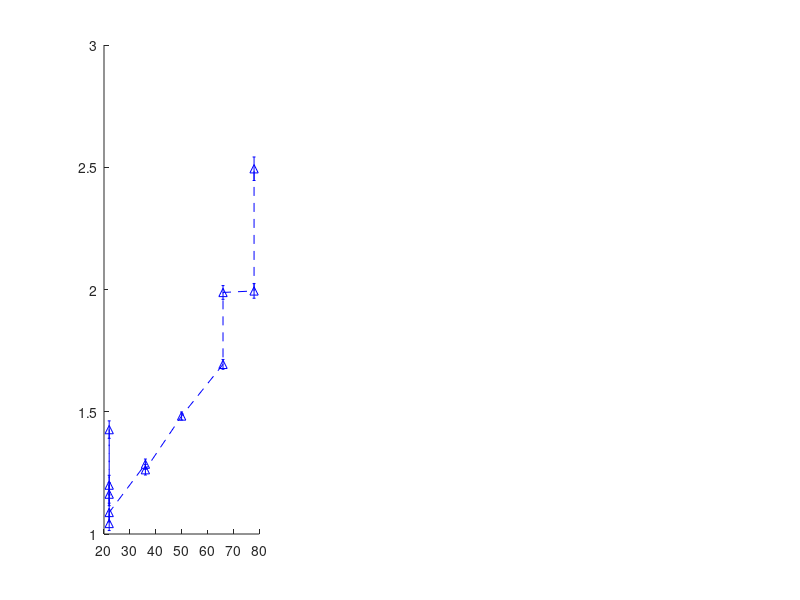

The MATLAB script that drew this image: (Note: this script raises an error after producing the figure.)
% Data
slope = [1.2535, 1.1632, 1.2857, 1.4827, 1.6939, 1.9942, 0.9438, 1.0364, 1.2811, 1.3688, 1.8106, 1.7191, 1.427, 1.263, 1.9879, 2.4939, 1.1704, 1.455, 1.6208, 1.8783, 1.0431, 1.2, 1.0881, 1.0333, 1.0143, 1.2908];
velocity = [9.59, 26.38, 43, 59.95, 76.74, 93.5, 9.59, 26.38, 43, 59.95, 76.74, 93.5, 59.95, 59.95, 59.95, 59.95, 59.95, 59.95, 59.95, 59.95, 36.61, 20, 16.9, 36.61, 20, 16.9];
duration = [0.834, 0.834, 0.834, 0.834, 0.834, 0.834, 0.834, 0.834, 0.834, 0.834, 0.834, 0.834, 0.367, 0.601, 1.1, 1.3, 0.367, 0.601, 1.1, 1.3, 0.601, 1.1, 1.3, 0.601, 1.1, 1.3];
displacement = [8, 22, 36, 50, 66, 78, 8, 22, 36, 50, 66, 78, 22, 36, 66, 78, 22, 36, 66, 78, 22, 22, 22, 22, 22, 22];
subjectID = {'Ba', 'Ba', 'Ba', 'Ba', 'Ba', 'Ba', 'Alv', 'Alv', 'Alv', 'Alv', 'Alv', 'Alv', 'Ba', 'Ba', 'Ba', 'Ba', 'Alv', 'Alv', 'Alv', 'Alv', 'Ba', 'Ba', 'Ba', 'Alv', 'Alv', 'Alv'};
slope_std = [0.1108, 0.0471, 0.0209, 0.0164, 0.02, 0.0299, 0.0505, 0.0378, 0.0248, 0.0213, 0.0257, 0.0207, 0.0357, 0.0217, 0.0281, 0.0481, 0.0249, 0.0213, 0.0208, 0.026, 0.029, 0.0401, 0.0381, 0.0236, 0.0292, 0.0453];

% Filtered data without 8 degree displacement and 165 degree/s velocity
mask = displacement ~= 8 & velocity ~= 165.4;
slope = slope(mask);
velocity = velocity(mask);
duration = duration(mask);
displacement = displacement(mask);
subjectID = subjectID(mask);
slope_std = slope_std(mask);

% Separate data for subjects
ba_mask = strcmp(subjectID, 'Ba');
alv_mask = strcmp(subjectID, 'Alv');

% Data for 'Ba'
ba_slope = slope(ba_mask);
ba_velocity = velocity(ba_mask);
ba_duration = duration(ba_mask);
ba_displacement = displacement(ba_mask);
ba_slope_std = slope_std(ba_mask);

% Data for 'Alv'
alv_slope = slope(alv_mask);
alv_velocity = velocity(alv_mask);
alv_duration = duration(alv_mask);
alv_displacement = displacement(alv_mask);
alv_slope_std = slope_std(alv_mask);

% Sort data
[~, ba_idx] = sort(ba_displacement);
[~, alv_idx] = sort(alv_displacement);
[~, ba_idx_vel] = sort(ba_velocity);
[~, alv_idx_vel] = sort(alv_velocity);
[~, ba_idx_dur] = sort(ba_duration);
[~, alv_idx_dur] = sort(alv_duration);

ba_displacement_sorted = ba_displacement(ba_idx);
ba_slope_sorted = ba_slope(ba_idx);
ba_slope_std_sorted = ba_slope_std(ba_idx);
alv_displacement_sorted = alv_displacement(alv_idx);
alv_slope_sorted = alv_slope(alv_idx);
alv_slope_std_sorted = alv_slope_std(alv_idx);

ba_velocity_sorted = ba_velocity(ba_idx_vel);
ba_slope_vel_sorted = ba_slope(ba_idx_vel);
ba_slope_std_vel_sorted = ba_slope_std(ba_idx_vel);
alv_velocity_sorted = alv_velocity(alv_idx_vel);
alv_slope_vel_sorted = alv_slope(alv_idx_vel);
alv_slope_std_vel_sorted = alv_slope_std(alv_idx_vel);

ba_duration_sorted = ba_duration(ba_idx_dur);
ba_slope_dur_sorted = ba_slope(ba_idx_dur);
ba_slope_std_dur_sorted = ba_slope_std(ba_idx_dur);
alv_duration_sorted = alv_duration(alv_idx_dur);
alv_slope_dur_sorted = alv_slope(alv_idx_dur);
alv_slope_std_dur_sorted = alv_slope_std(alv_idx_dur);

% Plotting
figure;

% Plot 1: Slope vs Displacement
subplot(1, 3, 1);
errorbar(ba_displacement_sorted, ba_slope_sorted, ba_slope_std_sorted, 'b--^',  'MarkerSize', 10,'LineWidth',5);
hold on;
errorbar(alv_displacement_sorted, alv_slope_sorted, alv_slope_std_sorted, 'g--^',  'MarkerSize', 10,'LineWidth',5);
errorbar(ba_displacement_sorted, ba_slope_sorted, ba_slope_std_sorted, 'b-o', 'MarkerSize', 10,'LineWidth',5);
errorbar(alv_displacement_sorted, alv_slope_sorted, alv_slope_std_sorted, 'g-o', 'MarkerSize', 10,'LineWidth',5);
xlabel('Displacement (degrees)');
ylabel('Slope');
title('Slope vs Displacement');
grid on;
legend('Ba velocity 59.95 (duration changing)', 'Alv velocity 59.95 (duration changing)', 'Ba duration 0.834(velocity changing)', 'Alv duration 0.834 (velocity changing)');

% Plot 2: Slope vs Velocity
subplot(1, 3, 2);
errorbar(ba_velocity_sorted, ba_slope_vel_sorted, ba_slope_std_vel_sorted, 'b:d',  'MarkerSize', 10,'LineWidth',5);
hold on;
errorbar(alv_velocity_sorted, alv_slope_vel_sorted, alv_slope_std_vel_sorted, 'g:d',  'MarkerSize', 10,'LineWidth',5);
errorbar(ba_velocity_sorted, ba_slope_vel_sorted, ba_slope_std_vel_sorted, 'b-o', 'MarkerSize', 10,'LineWidth',5);
errorbar(alv_velocity_sorted, alv_slope_vel_sorted, alv_slope_std_vel_sorted, 'g-o', 'MarkerSize', 10,'LineWidth',5);
xlabel('Velocity (degrees/s)');
title('Slope vs Velocity');
grid on;
legend('Ba displacement 22 (duration changing)', 'Alv displacement 22 (duration changing)', 'Ba duration 0.834 (displacement changing)', 'Alv duration 0.834 (displacement changing)');

% Plot 3: Slope vs Duration
subplot(1, 3, 3);
errorbar(ba_duration_sorted, ba_slope_dur_sorted, ba_slope_std_dur_sorted, 'b:d',  'MarkerSize', 10,'LineWidth',5);
hold on;
errorbar(alv_duration_sorted, alv_slope_dur_sorted, alv_slope_std_dur_sorted, 'g:d',  'MarkerSize', 10,'LineWidth',5);
errorbar(ba_duration_sorted, ba_slope_dur_sorted, ba_slope_std_dur_sorted, 'b--^',  'MarkerSize', 10,'LineWidth',5);
errorbar(alv_duration_sorted, alv_slope_dur_sorted, alv_slope_std_dur_sorted, 'g--^',  'MarkerSize', 10,'LineWidth',5);
xlabel('Duration (seconds)');
title('Slope vs Duration');
grid on;
legend('Ba displacement 22 (velocity changing)', 'Alv displacement 22 (velocity changing)', 'Ba velocity 59.95 (displacement changing)', 'Alv velocity 59.95 (displacement changing)');

% Adjust layout
resizeFigures();
